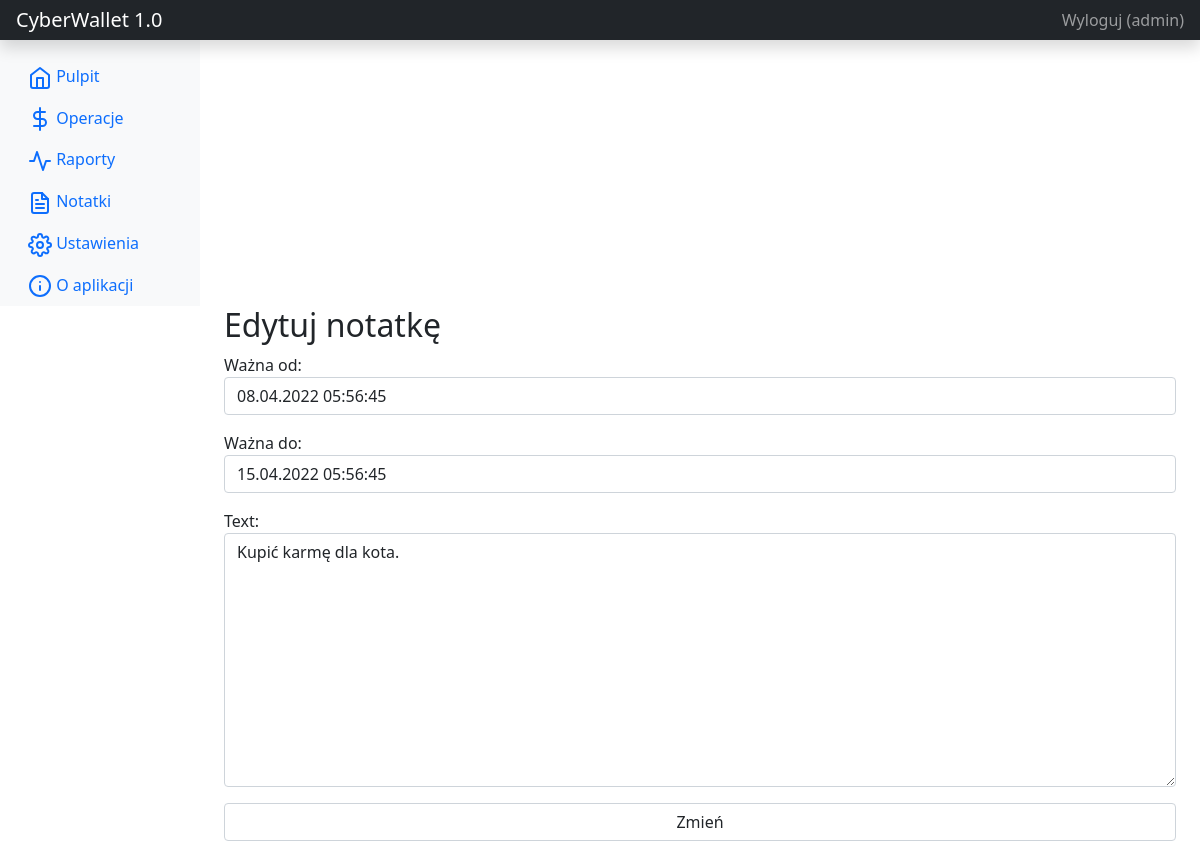
Screenshot of /update_note/1 (signed in) with the database file from the repository.
### cyber_wallet_application/models.py (models this page shows)
class Note(models.Model):
    user = models.ForeignKey(User, on_delete=models.CASCADE)
    from_moment = models.DateTimeField()
    to_moment = models.DateTimeField()
    text = models.CharField(max_length=5000)

### cyber_wallet_application/views.py (the view, shortened to what this page needs)
# urls.py: path("update_note/<int:pk>", views.update_note),
@login_required(login_url=LOGIN_URL)
@require_http_methods(["GET", "POST"])
def update_note(request, pk):
    note = get_object_or_404(Note, pk=pk, user=request.user)
    if request.method == "GET":
        has_object_updated = False
        form = NoteForm(instance=note)
    return render(request, "update_note.htm", {
        "form": form,
        "has_object_updated": has_object_updated
    })

### cyber_wallet_application/templates/update_note.htm (shortened to what this page needs)
{% include "header.htm" %}
<main class="col-md-9 ms-sm-auto col-lg-10 px-md-4">
    <h2>Edytuj notatkę</h2>
    <form method="post" action="?">
        <table>
            {{ form.as_p }}
        </table>
        <input class="form-control" type="submit" value="Zmień" />
    </form>
</main>
{% include "footer.htm" %}

### cyber_wallet_application/templates/header.htm (shortened to what this page needs)
<!doctype html>
<html lang="pl">
<head>
    <link href="https://getbootstrap.com/docs/5.0/dist/css/bootstrap.min.css" rel="stylesheet"
>
    <link rel="stylesheet" href="https://netdna.bootstrapcdn.com/font-awesome/4.7.0/css/font-awesome.css">
    <link href="https://getbootstrap.com/docs/5.0/examples/dashboard/dashboard.css" rel="stylesheet">
            {% load static %}
</head>
<body>
<header class="navbar navbar-dark sticky-top bg-dark flex-md-nowrap p-0 shadow">
    <a class="navbar-brand col-md-3 col-lg-2 me-0 px-3" href="/">CyberWallet 1.0</a>
    <div class="navbar-nav">
        <div class="nav-item text-nowrap">
            {% if user.is_authenticated %}
            <a class="nav-link px-3" href="/accounts/logout">Wyloguj ({{ user.get_username }})</a>
            {% else %}
            <a class="nav-link px-3" href="/accounts/login">Logowanie</a>
            {% endif %}
        </div>
    </div>
</header>
{% if user.is_authenticated %}
<div class="container-fluid">
    <div class="row">
        <nav id="sidebarMenu" class="col-md-3 col-lg-2 d-md-block bg-light sidebar collapse">
            <div class="position-sticky pt-3">
                <ul class="nav flex-column">
                    <li class="nav-item">
                        <a class="nav-link {% if request.path == '/' %}active{% endif %}" href="/">
                            <span data-feather="home"></span>
                            Pulpit
                        </a>
                    </li>
                    <li class="nav-item">
                        <a class="nav-link {% if request.path == '/read_operations/' %}active{% endif %}" href="/read_operations">
                            <span data-feather="dollar-sign"></span>
                            Operacje
                        </a>
                    </li>
                    <li class="nav-item">
                        <a class="nav-link {% if request.path == '/read_reports/' %}active{% endif %}" href="/read_reports">
                            <span data-feather="activity"></span>
                            Raporty
                        </a>
                    </li>
                    <li class="nav-item">
                        <a class="nav-link {% if request.path == '/read_notes/' %}active{% endif %}" href="/read_notes">
                            <span data-feather="file-text"></span>
                            Notatki
                        </a>
                    </li>
                    <li class="nav-item">
                        <a class="nav-link {% if request.path == '/settings/' %}active{% endif %}" href="/settings">
                            <span data-feather="settings"></span>
                            Ustawienia
                        </a>
                    </li>
                    <li class="nav-item">
                        <a class="nav-link {% if request.path == '/info/' %}active{% endif %}" href="/info">
                            <span data-feather="info"></span>
                            O aplikacji
                        </a>
                    </li>
                </ul>
            </div>
        </nav>
    </div>
</div>
{% endif %}

### rows the page displays
Note: from_moment "08.04.2022 05:56:45", to_moment "15.04.2022 05:56:45", text "Kupić karmę dla kota."

### other values shown
{{ user.get_username }} "admin"
